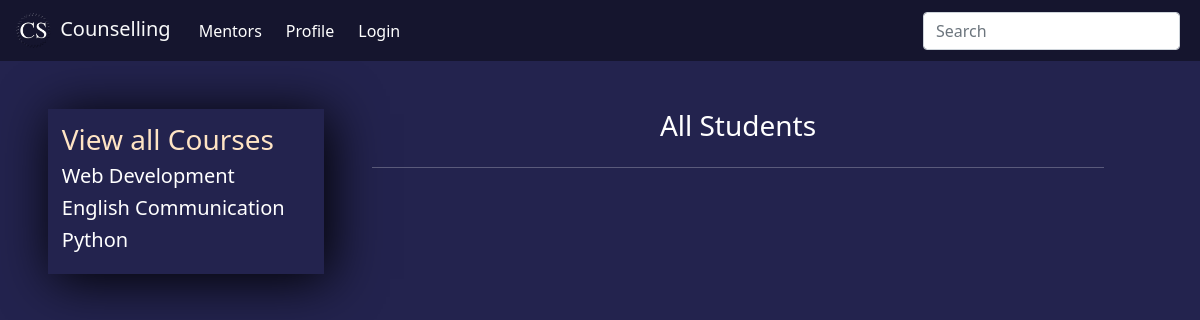
/students/, run on an earlier commit of the app's database.
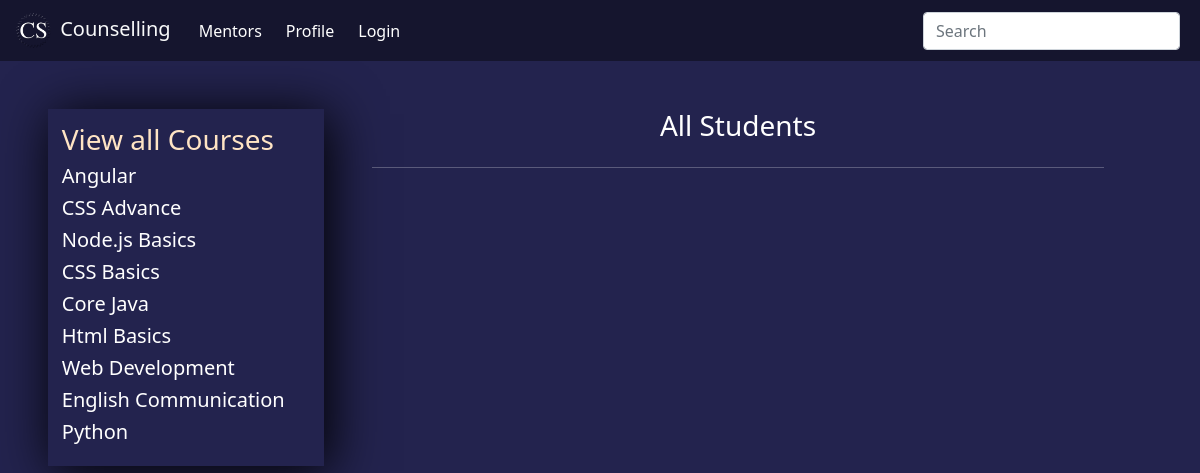
And on a later commit of the database.
### base/models.py (models this page shows, shortened)
class course(models.Model):
    user = models.ForeignKey(User, on_delete=models.SET_NULL, null=True)
    course_name = models.CharField(max_length=100)
    course_description = models.TextField(null=True)
    course_isactive = models.BooleanField(default=True)
    course_created = models.DateTimeField(auto_now_add=True)
    course_updated = models.DateTimeField(auto_now=True)
    class Meta:
        ordering = ['-course_updated', '-course_created']

### base/views.py (the view)
# urls.py: path('students/', views.students, name='students'),
def students(request):
    courses = course.objects.all()
    mentors = User.objects.filter(groups=1)
    user = request.user
    if user.is_superuser:
        students = User.objects.filter(groups=2)
    else:
        followers = follower.objects.filter(mentor=user)
        students = []
        for i in followers:
            stu = User.objects.get(username=i.student)
            students.append(stu)
    context = {"courses":courses, "mentors":mentors, "students":students,}
    return render(request, 'students.html', context)

### templates/students.html (shortened to what this page needs)
{% extends 'main.html' %}
{% block content %}
<div class="container-dash mt-5 mx-5">
    {% include 'managepage.html' %}
    <div class="dashboard mx-5">
        <h3 class="text-center mb-4">All Students</h3>
        <hr>
    </div>
  </div>
{% endblock content %}

### templates/managepage.html (shortened to what this page needs)
{% if request.user.is_superuser or request.user.is_staff %}
    <div class="manage">
        <a href="{% url 'course' %}">
        {% if request.user.is_superuser %}
            <h3>Manage Courses ({{courses.count}})</h3>
        {% else %}
            <h3>All Courses</h3>
        {% endif %}
        </a>
        {% for course in courses|slice:":4" %}
        {% if request.user == course.user or request.user.is_superuser %}
        {% if course.course_isactive == True %}
        <h5>{{course.course_name}}</h5>
        {% endif %}
        {% endif %}
        {% endfor %}
        {% if not request.user.is_superuser %}
        {% else %}
        <hr>
        <a href="{% url 'mentors' %}">
        <h3>Manage Mentors ({{mentors.count}})</h3>
        </a>
        {% for mentor in mentors|slice:":4" %}
        <h5>{{mentor.username}}</h5>
        {% endfor %}
        {% endif %}
        <hr>
        <a href="{% url 'students' %}">
        {% if request.user.is_superuser %}
        <h3>Manage Students ({{students.count}})</h3>
        {% else %}
        <h3>Manage Students</h3>
        {% endif %}
        </a>
        {% for student in students|slice:":4" %}
        <h5>{{student.username}}</h5>
        {% endfor %}
    </div>
    {% else %}
    <div class="manage">
        <a href="{% url 'course' %}">
            <h3>View all Courses</h3>
        </a>
        {% for course in courses|slice:":10" %}
        {% if course.course_isactive == True %}
        <h5>{{course.course_name}}</h5>
        {% endif %}
        {% endfor %}
    </div>
{% endif %}

What changed in the data, as far as the page shows it:
added course: course_name "Angular"
added course: course_name "CSS Advance"
added course: course_name "Node.js Basics"
added course: course_name "CSS Basics"
added course: course_name "Core Java"
now on this page (row edited): course: course_name "Html Basics"
